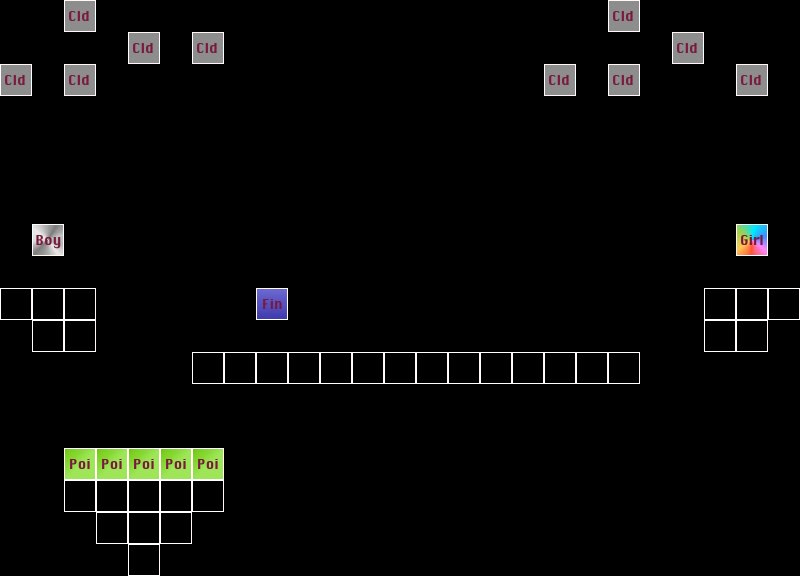

Below is a game level as drawn by its tile map, then a one-line description and the .tmx that defines it (tile-layer data replaced by summaries):
An orthogonal 25x18 tile map with 32x32 px tiles, 1 tile layer (level).

<map version="1.0" orientation="orthogonal" width="25" height="18" tilewidth="32" tileheight="32">
 <properties>
  <property name="bg" value="rain" />
  <property name="end" value="because, nothing else mattered" />
  <property name="start" value="... even drank the poison water " />
 </properties>
 <tileset firstgid="1" name="1" tilewidth="32" tileheight="32">
  <image source="tilesheet.jpg" width="192" height="96" />
 </tileset>
 <layer name="level" width="25" height="18">
  <data>[450 cells, 51 non-empty, 6 distinct tile ids]</data>
 </layer>
</map>
